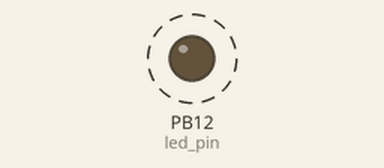
This sketch was run on a simulated STM32 Blue Pill. On the bench: output pins drawn as LEDs (lit = HIGH). Dashed ring = blinking.

Above: at 0.5 s.
Timing chart, 0 to 4.6 s (numbered marks = the images above):
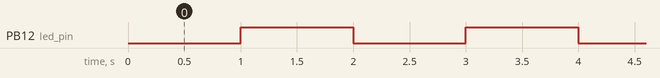

Measured:
- by itself, PB12 (led_pin): alternates HIGH for 1.0 s and LOW for 1.0 s

The sketch:

sketch_nov22a.ino
```cpp
#define led_pin PB12
void setup() {
  pinMode(led_pin,OUTPUT);// put your setup code here, to run once:

}

void loop() {

  digitalWrite(led_pin,LOW);
  delay(1000);
  digitalWrite(led_pin,HIGH);
  delay(1000);
  //digitalWrite(LED_BUILTIN,LOW);
  //delay(3000);// put your main code here, to run repeatedly:

}
```
